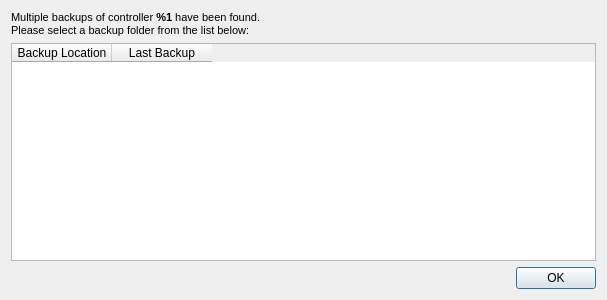
<?xml version="1.0" encoding="UTF-8"?>
<ui version="4.0">
 <class>selectBackupFolderDialogClass</class>
 <widget class="QDialog" name="selectBackupFolderDialogClass">
  <property name="geometry">
   <rect>
    <x>0</x>
    <y>0</y>
    <width>607</width>
    <height>300</height>
   </rect>
  </property>
  <property name="windowTitle">
   <string>Select Backup Folder</string>
  </property>
  <layout class="QVBoxLayout">
   <item>
    <widget class="QLabel" name="label">
     <property name="text">
      <string>&lt;html&gt;&lt;head&gt;&lt;meta name=&quot;qrichtext&quot; content=&quot;1&quot; /&gt;&lt;style type=&quot;text/css&quot;&gt;
p, li { white-space: pre-wrap; }
&lt;/style&gt;&lt;/head&gt;&lt;body style=&quot; font-family:'MS Shell Dlg 2'; font-size:8.25pt; font-weight:400; font-style:normal;&quot;&gt;
&lt;p style=&quot; margin-top:0px; margin-bottom:0px; margin-left:0px; margin-right:0px; -qt-block-indent:0; text-indent:0px;&quot;&gt;&lt;span style=&quot; font-size:8pt;&quot;&gt;Multiple backups of controller &lt;/span&gt;&lt;span style=&quot; font-size:8pt; font-weight:600;&quot;&gt;%1&lt;/span&gt;&lt;span style=&quot; font-size:8pt;&quot;&gt; have been found.&lt;/span&gt;&lt;/p&gt;
&lt;p style=&quot; margin-top:0px; margin-bottom:0px; margin-left:0px; margin-right:0px; -qt-block-indent:0; text-indent:0px; font-size:8pt;&quot;&gt;Please select a backup folder from the list below:&lt;/p&gt;&lt;/body&gt;&lt;/html&gt;</string>
     </property>
    </widget>
   </item>
   <item>
    <widget class="QTableWidget" name="listWidget">
     <property name="editTriggers">
      <set>QAbstractItemView::NoEditTriggers</set>
     </property>
     <property name="alternatingRowColors">
      <bool>true</bool>
     </property>
     <property name="selectionMode">
      <enum>QAbstractItemView::SingleSelection</enum>
     </property>
     <property name="selectionBehavior">
      <enum>QAbstractItemView::SelectRows</enum>
     </property>
     <property name="showGrid">
      <bool>false</bool>
     </property>
     <property name="sortingEnabled">
      <bool>true</bool>
     </property>
     <column>
      <property name="text">
       <string>Backup Location</string>
      </property>
     </column>
     <column>
      <property name="text">
       <string>Last Backup</string>
      </property>
     </column>
    </widget>
   </item>
   <item>
    <widget class="QDialogButtonBox" name="buttonBox">
     <property name="standardButtons">
      <set>QDialogButtonBox::Ok</set>
     </property>
    </widget>
   </item>
  </layout>
 </widget>
 <layoutdefault spacing="6" margin="11"/>
 <resources/>
 <connections>
  <connection>
   <sender>buttonBox</sender>
   <signal>accepted()</signal>
   <receiver>selectBackupFolderDialogClass</receiver>
   <slot>accept()</slot>
   <hints>
    <hint type="sourcelabel">
     <x>335</x>
     <y>276</y>
    </hint>
    <hint type="destinationlabel">
     <x>305</x>
     <y>295</y>
    </hint>
   </hints>
  </connection>
  <connection>
   <sender>listWidget</sender>
   <signal>doubleClicked(QModelIndex)</signal>
   <receiver>selectBackupFolderDialogClass</receiver>
   <slot>accept()</slot>
   <hints>
    <hint type="sourcelabel">
     <x>230</x>
     <y>106</y>
    </hint>
    <hint type="destinationlabel">
     <x>394</x>
     <y>32</y>
    </hint>
   </hints>
  </connection>
 </connections>
</ui>
